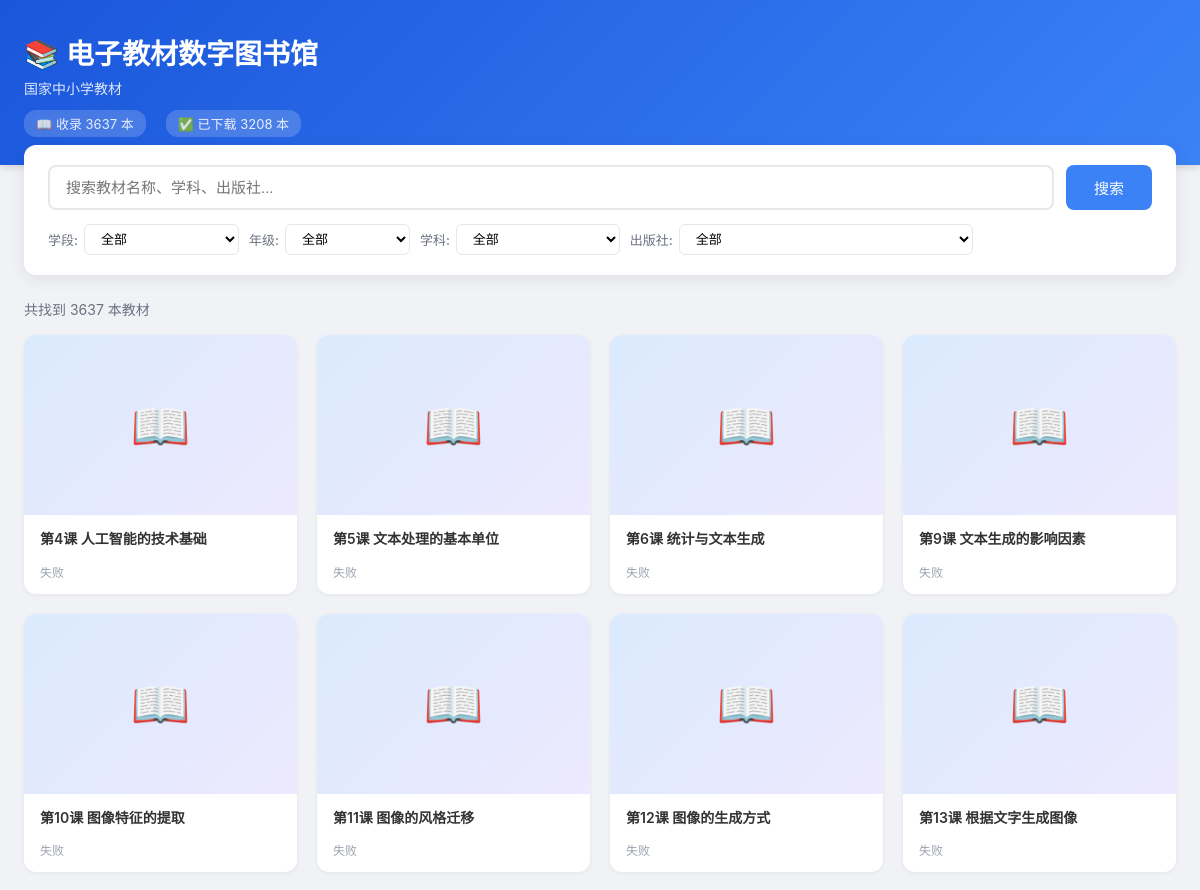
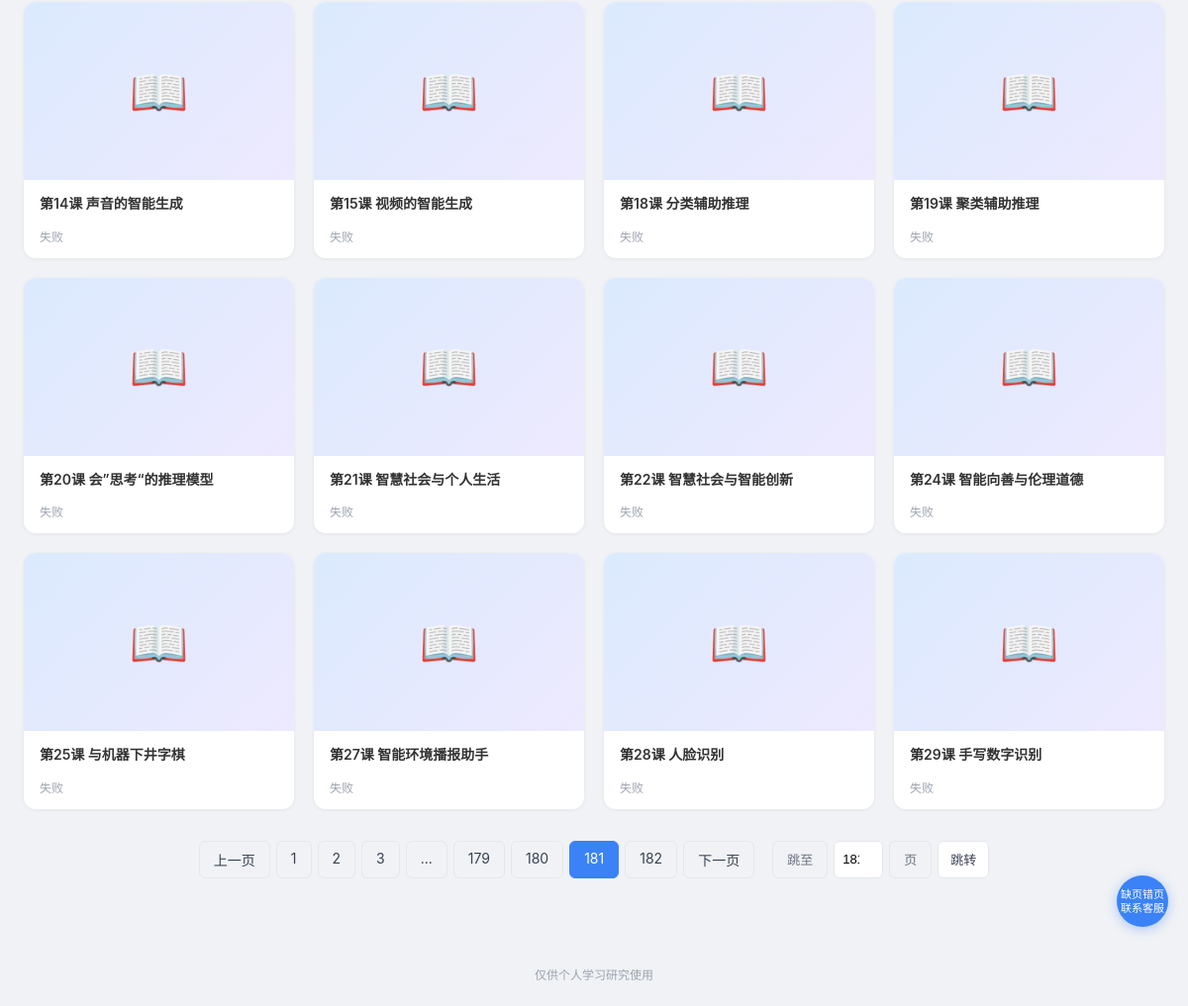
The page /?q=&phase=&grade=&subject=&publisher=&page=181 on the database its author committed (2 pictures, top to bottom).
### tables this page shows
CREATE TABLE textbooks (
                id              INTEGER PRIMARY KEY AUTOINCREMENT,
                content_id      TEXT UNIQUE,
                title           TEXT NOT NULL,
                subject         TEXT,
                phase           TEXT,
                grade           TEXT,
                semester        TEXT,
                publisher       TEXT,
                cover_path      TEXT,
                pdf_path        TEXT,
                pdf_url         TEXT,
                r2_pdf_url      TEXT,
                page_count      INTEGER,
                file_size       INTEGER,
                download_status TEXT DEFAULT 'pending',
                detail_json     TEXT,
                is_pinned       INTEGER DEFAULT 0,
                created_at      TIMESTAMP DEFAULT CURRENT_TIMESTAMP,
                updated_at      TIMESTAMP DEFAULT CURRENT_TIMESTAMP
            );

### app.py (the view)
@app.route("/")
def index():
    db = get_db()
    keyword = request.args.get("q", "").strip()
    phase = request.args.get("phase", "").strip()
    grade = request.args.get("grade", "").strip()
    subject = request.args.get("subject", "").strip()
    publisher = request.args.get("publisher", "").strip()
    page = max(1, int(request.args.get("page", 1)))
    per_page = 20
    conds, vals = [], []
    if keyword:
        conds.append("(t.title LIKE ? OR t.subject LIKE ? OR t.publisher LIKE ?)")
        vals.extend([f"%{keyword}%"] * 3)
    if phase:
        conds.append("t.phase = ?")
        vals.append(phase)
    if grade:
        conds.append("t.grade = ?")
        vals.append(grade)
    if subject:
        conds.append("t.subject = ?")
        vals.append(subject)
    if publisher:
        conds.append("t.publisher = ?")
        vals.append(publisher)
    where = (" WHERE " + " AND ".join(conds)) if conds else ""
    total = db.execute(
        f"SELECT COUNT(*) FROM textbooks t{where}", vals
    ).fetchone()[0]
    total_pages = max(1, (total + per_page - 1) // per_page)
    offset = (page - 1) * per_page
    books = [
        dict(r) for r in db.execute(
            f"SELECT t.* FROM textbooks t{where} ORDER BY t.is_pinned DESC, t.id LIMIT ? OFFSET ?",
            vals + [per_page, offset],
        ).fetchall()
    ]
    phases = [r[0] for r in db.execute(
        "SELECT DISTINCT phase FROM textbooks WHERE phase IS NOT NULL AND phase != ''"
    ).fetchall()]
    phases = _sort_phases(phases)
    grade_conds, grade_vals = ["grade IS NOT NULL AND grade != ''"], []
    if phase:
        grade_conds.append("phase = ?")
        grade_vals.append(phase)
    grades = [r[0] for r in db.execute(
        f"SELECT DISTINCT grade FROM textbooks WHERE {' AND '.join(grade_conds)}",
        grade_vals,
    ).fetchall()]
    grades = _sort_grades(grades)
    subj_conds, subj_vals = ["subject IS NOT NULL AND subject != ''"], []
    if phase:
        subj_conds.append("phase = ?")
        subj_vals.append(phase)
    if grade:
        subj_conds.append("grade = ?")
        subj_vals.append(grade)
    subjects = [r[0] for r in db.execute(
        f"SELECT DISTINCT subject FROM textbooks WHERE {' AND '.join(subj_conds)}",
        subj_vals,
    ).fetchall()]
    subjects = _sort_subjects(subjects)
    pub_conds, pub_vals = ["publisher IS NOT NULL AND publisher != ''"], []
    if phase:
        pub_conds.append("phase = ?")
        pub_vals.append(phase)
    if grade:
        pub_conds.append("grade = ?")
        pub_vals.append(grade)
    if subject:
        pub_conds.append("subject = ?")
        pub_vals.append(subject)
    publishers = [r[0] for r in db.execute(
        f"SELECT DISTINCT publisher FROM textbooks WHERE {' AND '.join(pub_conds)} ORDER BY publisher",
        pub_vals,
    ).fetchall()]
    stats = {
        "total": db.execute("SELECT COUNT(*) FROM textbooks").fetchone()[0],
        "downloaded": db.execute("SELECT COUNT(*) FROM textbooks WHERE download_status = 'downloaded'").fetchone()[0],
    }
    return render_template(
        "index.html",
        books=books,
        keyword=keyword,
        current_phase=phase,
        current_grade=grade,
        current_subject=subject,
        current_publisher=publisher,
        phases=phases,
        grades=grades,
        subjects=subjects,
        publishers=publishers,
        page=page,
        total_pages=total_pages,
        total=total,
        stats=stats,
    )

### app.py (called while the page is built)
def _sort_phases(phases):
    order = {
        "小学": 1,
        "小学（五四学制）": 2,
        "初中": 3,
        "初中（五四学制）": 4,
        "高中": 5,
        "特殊教育": 6,
    }
    return sorted(phases, key=lambda x: order.get(x, 99))

def _sort_grades(grades):
    mapping = {
        "一年级": 1,
        "二年级": 2,
        "三年级": 3,
        "四年级": 4,
        "五年级": 5,
        "六年级": 6,
        "七年级": 7,
        "八年级": 8,
        "九年级": 9,
        "高一年级": 10,
        "高二年级": 11,
        "高中年级": 12,
        "三至四年级": 13,
        "五至六年级": 14,
        "七至九年级": 15,
        "学生用书": 80,
        "教师用书": 81,
        "人工智能专册": 82,
        "中国历史": 90,
        "世界历史": 91,
    }
    return sorted(grades, key=lambda x: mapping.get(x, 99))

def _sort_subjects(subjects):
    priority = {
        "语文": 1,
        "数学": 2,
        "英语": 3,
        "英语（三年级起点）": 4,
        "物理": 5,
        "化学": 6,
        "生物": 7,
        "历史": 8,
        "地理": 9,
        "道德与法治": 10,
        "思想政治": 11,
        "科学": 12,
        "体育与健康": 13,
        "音乐": 14,
        "美术": 15,
        "信息技术": 16,
        "信息科技": 17,
        "通用技术": 18,
        "语文·书法练习指导": 19,
    }
    return sorted(subjects, key=lambda x: (priority.get(x, 50), x))

def get_db():
    if "db" not in g:
        if not DB_PATH.exists():
            raise RuntimeError(
                f"数据库 {DB_PATH} 不存在，请先运行: python tch_material_crawler.py --collect"
            )
        g.db = sqlite3.connect(str(DB_PATH))
        g.db.row_factory = sqlite3.Row
    return g.db

### templates/index.html (shortened to what this page needs)
<!DOCTYPE html>
<html lang="zh-CN">
<head>
</head>
<body>
<div class="header">
    <div class="header-inner">
        <h1>📚 电子教材数字图书馆</h1>
        <p>国家中小学教材</p>
        <div class="stats-bar">
            <span>📖 收录 {{ stats.total }} 本</span>
            <span>✅ 已下载 {{ stats.downloaded }} 本</span>
        </div>
    </div>
</div>
<div class="search-section">
    <div class="search-box">
        <form class="search-row" method="get">
            <input class="search-input" type="text" name="q"
                   placeholder="搜索教材名称、学科、出版社..."
                   value="{{ keyword }}">
            <button class="search-btn" type="submit">搜索</button>
        </form>
        <div class="filters">
            <div class="filter-group">
                <label>学段:</label>
                <select class="filter-select" onchange="applyFilter('phase', this.value)">
                    <option value="">全部</option>
                </select>
            </div>
            <div class="filter-group">
                <label>年级:</label>
                <select class="filter-select" onchange="applyFilter('grade', this.value)">
                    <option value="">全部</option>
                </select>
            </div>
            <div class="filter-group">
                <label>学科:</label>
                <select class="filter-select" onchange="applyFilter('subject', this.value)">
                    <option value="">全部</option>
                </select>
            </div>
            <div class="filter-group">
                <label>出版社:</label>
                <select class="filter-select" onchange="applyFilter('publisher', this.value)">
                    <option value="">全部</option>
                </select>
            </div>
        </div>
    </div>
</div>
<div class="results-section">
    {% if total > 0 %}
    <div class="results-info">共找到 {{ total }} 本教材</div>
    <div class="card-grid">
        {% for book in books %}
        <a class="card" href="/book/{{ book.content_id }}">
            <div class="card-cover">
                {% if book.cover_path %}
                <img src="/cover/{{ book.cover_path|basename }}" alt="{{ book.title }}" loading="lazy">
                {% else %}
                <div class="placeholder">📖</div>
                {% endif %}
            </div>
            <div class="card-body">
                <div class="card-title">{{ book.title }}</div>
                <div class="card-meta">
                    <span>
                        <span class="status-dot status-{{ book.download_status }}"></span>
                        {% if book.download_status == 'downloaded' %}已下载
                        {% elif book.download_status == 'pending' %}待下载
                        {% else %}失败{% endif %}
                    </span>
                </div>
            </div>
        </a>
        {% endfor %}
    </div>
    {% if total_pages > 1 %}
    <div class="pagination">
        {% if page > 1 %}
        <a href="{{ url_for('index', q=keyword, phase=current_phase, grade=current_grade, subject=current_subject, publisher=current_publisher, page=page-1) }}">上一页</a>
        {% else %}
        <span class="disabled">上一页</span>
        {% endif %}
        {% for p in range(1, total_pages + 1) %}
            {% if p == page %}
            <span class="active">{{ p }}</span>
            {% elif p <= 3 or p > total_pages - 3 or (p >= page - 2 and p <= page + 2) %}
            <a href="{{ url_for('index', q=keyword, phase=current_phase, grade=current_grade, subject=current_subject, publisher=current_publisher, page=p) }}">{{ p }}</a>
            {% elif p == 4 or p == total_pages - 3 %}
            <span>...</span>
            {% endif %}
        {% endfor %}
        {% if page < total_pages %}
        <a href="{{ url_for('index', q=keyword, phase=current_phase, grade=current_grade, subject=current_subject, publisher=current_publisher, page=page+1) }}">下一页</a>
        {% else %}
        <span class="disabled">下一页</span>
        {% endif %}
        <span style="margin-left:12px;font-size:13px;color:#6b7280;">跳至</span>
        <input type="number" id="jumpPage" min="1" max="{{ total_pages }}" value="{{ page }}"
               style="width:50px;padding:6px 8px;border:1px solid #e5e7eb;border-radius:6px;font-size:13px;text-align:center;outline:none;"
               onkeydown="if(event.key==='Enter')jumpToPage()">
        <span style="font-size:13px;color:#6b7280;">页</span>
        <button onclick="jumpToPage()"
                style="padding:6px 12px;border:1px solid #e5e7eb;border-radius:6px;background:white;font-size:13px;cursor:pointer;color:#374151;">跳转</button>
    </div>
    {% endif %}
    {% else %}
    <div class="empty">
        <div class="icon">📭</div>
        <p>暂无教材数据</p>
        <p style="font-size:13px; margin-top:8px;">请先运行 <code>python tch_material_crawler.py --all</code> 采集数据</p>
    </div>
    {% endif %}
</div>
<div class="footer">
    仅供个人学习研究使用
</div>
<div class="floating-contact" onclick="showContact()">缺页错页<br>联系客服</div>
</body>
</html>

### templates/index.html (style rules this page uses)
* { margin: 0; padding: 0; box-sizing: border-box; }
body { font-family: -apple-system, BlinkMacSystemFont, "Segoe UI", "PingFang SC", "Hiragino Sans GB", "Microsoft YaHei", sans-serif; background: #f0f2f5; color: #333; min-height: 100vh; }
.header { background: linear-gradient(135deg, #1a56db, #3b82f6); color: white; padding: 32px 0 28px; box-shadow: 0 2px 8px rgba(0,0,0,0.15); }
.header-inner { max-width: 1200px; margin: 0 auto; padding: 0 24px; }
.header h1 { font-size: 28px; font-weight: 600; margin-bottom: 6px; }
.header p { font-size: 14px; opacity: 0.85; }
.stats-bar { margin-top: 12px; display: flex; gap: 20px; font-size: 13px; opacity: 0.9; }
.stats-bar span { background: rgba(255,255,255,0.2); padding: 4px 12px; border-radius: 12px; }
.search-section { max-width: 1200px; margin: -20px auto 0; padding: 0 24px; position: relative; z-index: 10; }
.search-box { background: white; border-radius: 12px; padding: 20px 24px; box-shadow: 0 4px 16px rgba(0,0,0,0.08); }
.search-row { display: flex; gap: 12px; }
.search-input { flex: 1; padding: 12px 16px; border: 2px solid #e5e7eb; border-radius: 8px; font-size: 15px; outline: none; transition: border-color 0.2s; }
.search-btn { padding: 12px 28px; background: #3b82f6; color: white; border: none; border-radius: 8px; font-size: 15px; cursor: pointer; transition: background 0.2s; }
.filters { display: flex; gap: 10px; margin-top: 14px; flex-wrap: wrap; align-items: center; }
.filters label { font-size: 13px; color: #6b7280; font-weight: 500; }
.filter-select { padding: 6px 12px; border: 1px solid #e5e7eb; border-radius: 6px; font-size: 13px; outline: none; background: white; cursor: pointer; }
.filter-group { display: flex; gap: 6px; align-items: center; }
.results-section { max-width: 1200px; margin: 24px auto; padding: 0 24px; }
.results-info { font-size: 14px; color: #6b7280; margin-bottom: 16px; }
.card-grid { display: grid; grid-template-columns: repeat(auto-fill, minmax(220px, 1fr)); gap: 20px; }
.card { background: white; border-radius: 12px; overflow: hidden; box-shadow: 0 1px 4px rgba(0,0,0,0.06); transition: transform 0.2s, box-shadow 0.2s; cursor: pointer; text-decoration: none; color: inherit; display: block; }
.card-cover { width: 100%; height: 180px; background: linear-gradient(135deg, #dbeafe, #ede9fe); display: flex; align-items: center; justify-content: center; overflow: hidden; position: relative; }
.card-cover .placeholder { font-size: 48px; color: #93c5fd; }
.card-body { padding: 14px 16px; }
.card-title { font-size: 14px; font-weight: 600; line-height: 1.4; display: -webkit-box; -webkit-line-clamp: 2; -webkit-box-orient: vertical; overflow: hidden; margin-bottom: 8px; }
.card-meta { font-size: 12px; color: #9ca3af; display: flex; flex-direction: column; gap: 3px; }
.card-meta span { display: -webkit-box; -webkit-line-clamp: 1; -webkit-box-orient: vertical; overflow: hidden; }
.status-dot { display: inline-block; width: 6px; height: 6px; border-radius: 50%; margin-right: 4px; }
.pagination { display: flex; justify-content: center; gap: 6px; margin-top: 32px; padding-bottom: 40px; }
.pagination a, .pagination span { padding: 8px 14px; border-radius: 6px; font-size: 14px; text-decoration: none; color: #374151; border: 1px solid #e5e7eb; transition: all 0.2s; }
.pagination .active { background: #3b82f6; color: white; border-color: #3b82f6; }
.footer { text-align: center; padding: 24px; font-size: 12px; color: #9ca3af; }
.floating-contact { position: fixed; bottom: 80px; right: 20px; z-index: 9998; width: 52px; height: 52px; background: #3b82f6; color: white; border-radius: 50%; display: flex; align-items: center; justify-content: center; font-size: 11px; line-height: 1.3; text-align: center; cursor: pointer; box-shadow: 0 2px 12px rgba(59,130,246,0.4); user-select: none; transition: transform 0.2s; }

### rows shown on the page
textbooks: title "第4课 人工智能的技术基础", download_status "失败"
textbooks: title "第5课 文本处理的基本单位", download_status "失败"
textbooks: title "第6课 统计与文本生成", download_status "失败"
textbooks: title "第9课 文本生成的影响因素", download_status "失败"
textbooks: title "第10课 图像特征的提取", download_status "失败"
textbooks: title "第11课 图像的风格迁移", download_status "失败"
textbooks: title "第12课 图像的生成方式", download_status "失败"
textbooks: title "第13课 根据文字生成图像", download_status "失败"
textbooks: title "第14课 声音的智能生成", download_status "失败"
textbooks: title "第15课 视频的智能生成", download_status "失败"
textbooks: title "第18课 分类辅助推理", download_status "失败"
textbooks: title "第19课 聚类辅助推理", download_status "失败"
textbooks: title "第20课 会”思考“的推理模型", download_status "失败"
textbooks: title "第21课 智慧社会与个人生活", download_status "失败"
textbooks: title "第22课 智慧社会与智能创新", download_status "失败"
textbooks: title "第24课 智能向善与伦理道德", download_status "失败"
textbooks: title "第25课 与机器下井字棋", download_status "失败"
textbooks: title "第27课 智能环境播报助手", download_status "失败"
textbooks: title "第28课 人脸识别", download_status "失败"
textbooks: title "第29课 手写数字识别", download_status "失败"

### other values the page prints
{{ stats.total }} "3637"
{{ stats.downloaded }} "3208"
{{ total }} "3637"
{{ p }} "1" "2" "3" "179" "180" "182"
{{ p }} "181"
